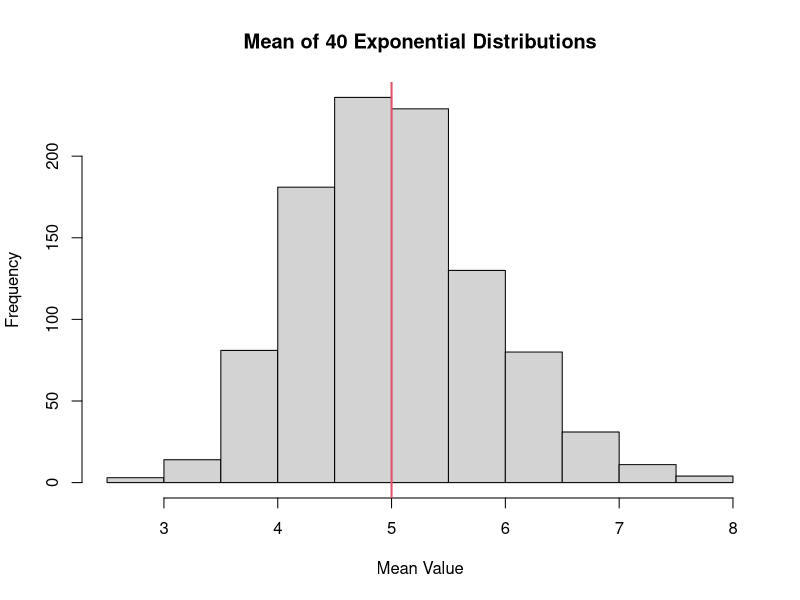
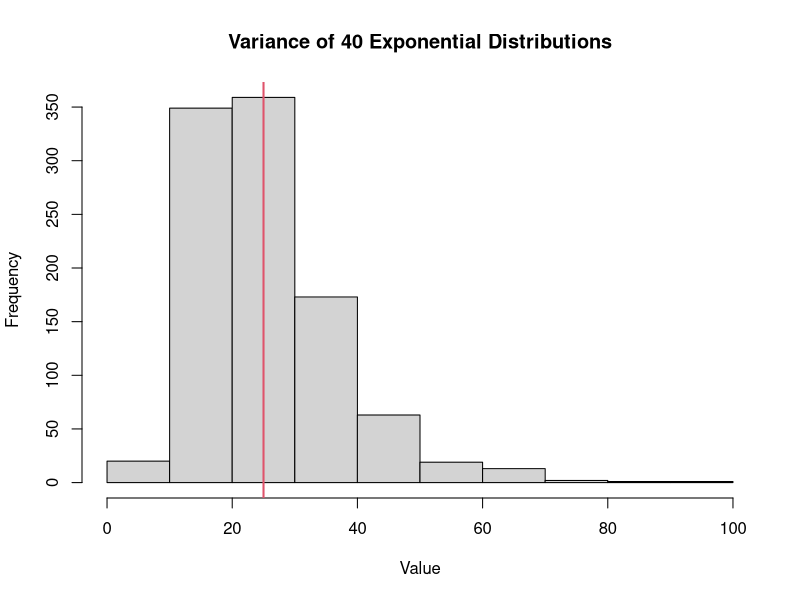
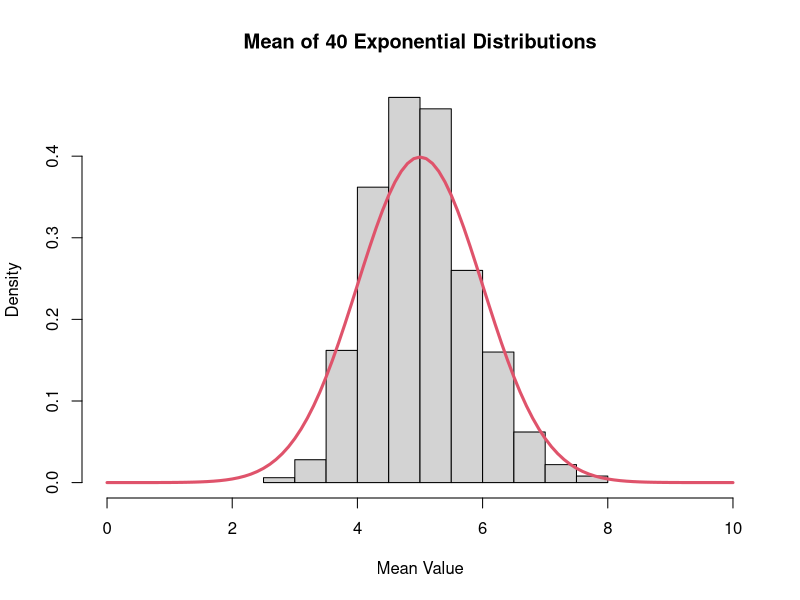

Here is the R script that generated these plots, in order:
## ---- chunk 1
lambda<-0.2

mns = {NULL}
vrs = {NULL}
for (i in 1:1000) {
      mns = c(mns,mean(rexp(40,lambda)))
      vrs = c(vrs,var(rexp(40,lambda)))
}
## ---- chunk 2
mean_theor<-1/lambda
mean_sample<-mean(mns)
mean_sample
mean_theor
## ---- chunk 3
hist(mns,main="Mean of 40 Exponential Distributions",xlab="Mean Value")
abline(v=mean_theor,col=2,lwd=2)
## ---- chunk 4
sd_theor<-1/lambda
var_sample<-mean(vrs)
var_theor<-sd_theor^2
var_sample
var_theor
## ---- chunk 5
hist(vrs,main="Variance of 40 Exponential Distributions",xlab="Value")
abline(v=var_theor,col=2,lwd=2)
## ---- chunk 6
hist(mns,freq = FALSE,xlim=c(0,10),main="Mean of 40 Exponential Distributions",xlab="Mean Value")
curve(dnorm(x,mean=mean_theor,sd=1),add=TRUE,col=2,lwd=3)
## ---- chunk 7
data<-ToothGrowth #load and save data
summary(data)
unique(data$dose)
## ---- chunk 8
# isolate length by Vitamin C delivery method
OJ<-data$len[data$supp=="OJ"] #Orange Juice
VC<-data$len[data$supp=="VC"] # Ascorbic Acid

# isolate length by Vitamin C dosage [mg/day]
dose_05<-data$len[data$dose==0.5] 
dose_10<-data$len[data$dose==1.0]
dose_20<-data$len[data$dose==2.0]
## ---- chunk 9
t.test(OJ,VC,paired=FALSE,alternative = "two.sided")
## ---- chunk 10
t.test(dose_05,dose_20,paired=FALSE,alternative = "two.sided")
## ---- chunk 11
t.test(dose_05,dose_10,paired=FALSE,alternative = "two.sided")
## ---- chunk 12
t.test(dose_10,dose_20,paired=FALSE,alternative = "two.sided")
